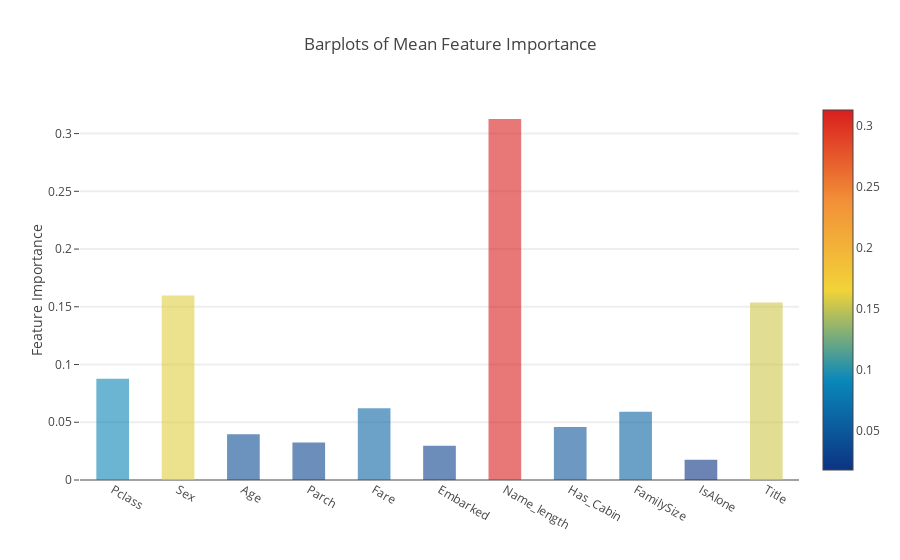

Notebook source saved alongside this figure:
### Markdown cell above
**Plotly Barplot of Average Feature Importances**

Having obtained the mean feature importance across all our classifiers, we can plot them into a Plotly bar plot as follows:

### Code cell
y = feature_dataframe['mean'].values
x = feature_dataframe['features'].values
data = [go.Bar(
            x= x,
             y= y,
            width = 0.5,
            marker=dict(
               color = feature_dataframe['mean'].values,
            colorscale='Portland',
            showscale=True,
            reversescale = False
            ),
            opacity=0.6
        )]

layout= go.Layout(
    autosize= True,
    title= 'Barplots of Mean Feature Importance',
    hovermode= 'closest',
#     xaxis= dict(
#         title= 'Pop',
#         ticklen= 5,
#         zeroline= False,
#         gridwidth= 2,
#     ),
    yaxis=dict(
        title= 'Feature Importance',
        ticklen= 5,
        gridwidth= 2
    ),
    showlegend= False
)
fig = go.Figure(data=data, layout=layout)
py.iplot(fig, filename='bar-direct-labels')

### Figure 1 — Plotly figure (JSON) as saved in the notebook; plotly's stock layout.template omitted (floating-point values rounded to 4 significant figures)
{"data": [{"marker": {"color": [0.08778, 0.1597, 0.03968, 0.0324, 0.06205, 0.02972, 0.3126, 0.04585, 0.05904, 0.01747, 0.1537], "colorscale": "Portland", "reversescale": false, "showscale": true}, "opacity": 0.6, "type": "bar", "width": 0.5, "x": ["Pclass", "Sex", "Age", "Parch", "Fare", "Embarked", "Name_length", "Has_Cabin", "FamilySize", "IsAlone", "Title"], "y": [0.08778, 0.1597, 0.03968, 0.0324, 0.06205, 0.02972, 0.3126, 0.04585, 0.05904, 0.01747, 0.1537]}], "layout": {"autosize": true, "hovermode": "closest", "showlegend": false, "title": "Barplots of Mean Feature Importance", "yaxis": {"gridwidth": 2, "ticklen": 5, "title": "Feature Importance"}}}
